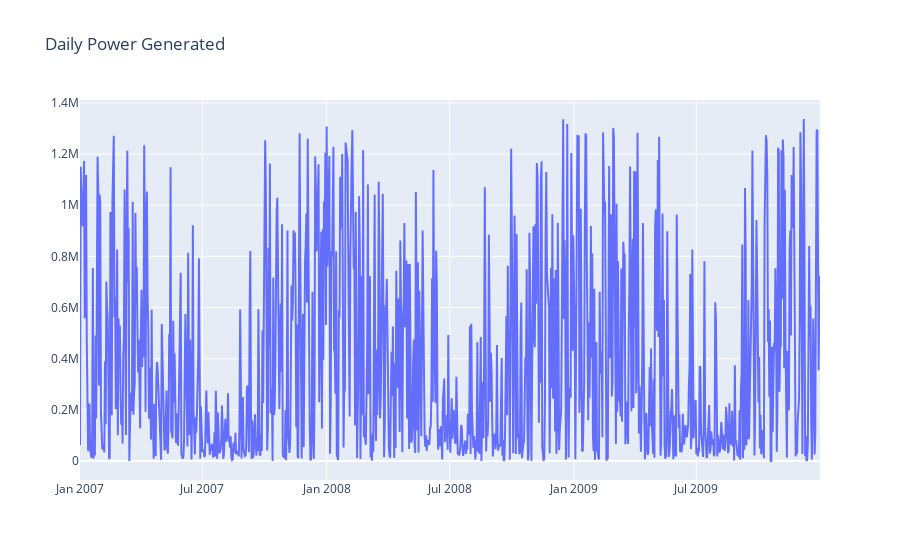

This figure's notebook cell:
### Code cell
#plot monthly sales
plot_data = [
    go.Scatter(
        x=df2['Date1'],
        y=df2['Power generated by system | (kW)'],
    )
]
plot_layout = go.Layout(
        title='Daily Power Generated'
    )
fig = go.Figure(data=plot_data, layout=plot_layout)
fig.show()

### Figure 1 — Plotly figure (JSON) as saved in the notebook; plotly's stock layout.template omitted (floating-point values rounded to 4 significant figures; data arrays with more than 128 entries replaced by an {"elided": "..."} marker saying what was removed)
{"data": [{"type": "scatter", "x": {"elided": "1095 str values"}, "y": {"elided": "1095 float values"}}], "layout": {"title": {"text": "Daily Power Generated"}}}
